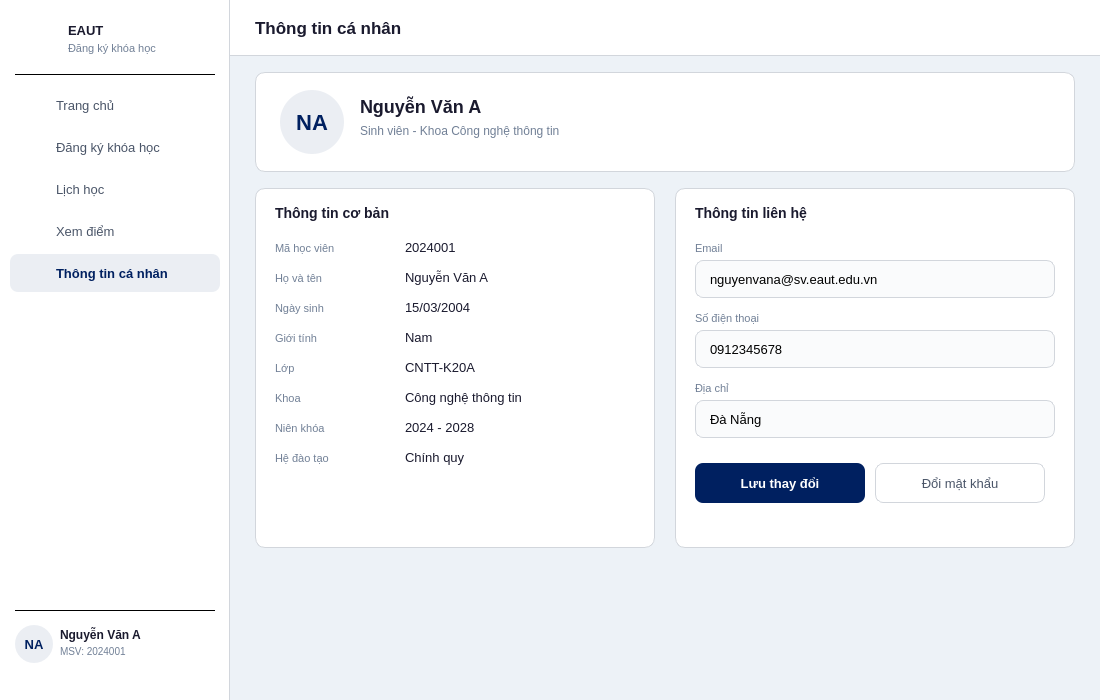
<?xml version="1.0" encoding="UTF-8"?>
<ui version="4.0">
 <class>Profile</class>
 <widget class="QWidget" name="Profile">
  <property name="geometry"><rect><x>0</x><y>0</y><width>1100</width><height>700</height></rect></property>
  <property name="minimumSize"><size><width>1100</width><height>700</height></size></property>
  <property name="windowTitle"><string>EAUT - Thông tin cá nhân</string></property>
  <property name="styleSheet"><string notr="true">QWidget#Profile { background: #edf2f7; }</string></property>

  <!-- SIDEBAR -->
  <widget class="QFrame" name="sidebar">
   <property name="geometry"><rect><x>0</x><y>0</y><width>230</width><height>700</height></rect></property>
   <property name="styleSheet"><string notr="true">QFrame#sidebar { background: #ffffff; border-right: 1px solid #d2d6dc; }</string></property>
   <property name="frameShape"><enum>QFrame::NoFrame</enum></property>

   <widget class="QLabel" name="lblSidebarLogo"><property name="geometry"><rect><x>20</x><y>20</y><width>42</width><height>42</height></rect></property><property name="styleSheet"><string notr="true">background: transparent;</string></property><property name="text"><string/></property><property name="scaledContents"><bool>true</bool></property></widget>
   <widget class="QLabel" name="lblSidebarSchool"><property name="geometry"><rect><x>68</x><y>20</y><width>150</width><height>20</height></rect></property><property name="styleSheet"><string notr="true">color: #1a1a2e; font-size: 13px; font-weight: bold; background: transparent;</string></property><property name="text"><string>EAUT</string></property></widget>
   <widget class="QLabel" name="lblSidebarSub"><property name="geometry"><rect><x>68</x><y>40</y><width>150</width><height>16</height></rect></property><property name="styleSheet"><string notr="true">color: #718096; font-size: 11px; background: transparent;</string></property><property name="text"><string>Đăng ký khóa học</string></property></widget>
   <widget class="QFrame" name="sepTop"><property name="geometry"><rect><x>15</x><y>74</y><width>200</width><height>1</height></rect></property><property name="styleSheet"><string notr="true">background: #d2d6dc;</string></property><property name="frameShape"><enum>QFrame::HLine</enum></property></widget>

   <widget class="QPushButton" name="btnHome"><property name="geometry"><rect><x>10</x><y>86</y><width>210</width><height>38</height></rect></property><property name="styleSheet"><string notr="true">QPushButton { background: transparent; color: #4a5568; border: none; border-radius: 8px; text-align: left; padding-left: 46px; font-size: 13px; } QPushButton:hover { background: #edf2f7; }</string></property><property name="text"><string>Trang chủ</string></property><property name="cursor"><cursorShape>PointingHandCursor</cursorShape></property></widget>
   <widget class="QLabel" name="iconHome"><property name="geometry"><rect><x>24</x><y>95</y><width>18</width><height>18</height></rect></property><property name="styleSheet"><string notr="true">background: transparent;</string></property><property name="text"><string/></property><property name="scaledContents"><bool>true</bool></property></widget>

   <widget class="QPushButton" name="btnRegister"><property name="geometry"><rect><x>10</x><y>128</y><width>210</width><height>38</height></rect></property><property name="styleSheet"><string notr="true">QPushButton { background: transparent; color: #4a5568; border: none; border-radius: 8px; text-align: left; padding-left: 46px; font-size: 13px; } QPushButton:hover { background: #edf2f7; }</string></property><property name="text"><string>Đăng ký khóa học</string></property><property name="cursor"><cursorShape>PointingHandCursor</cursorShape></property></widget>
   <widget class="QLabel" name="iconRegister"><property name="geometry"><rect><x>24</x><y>137</y><width>18</width><height>18</height></rect></property><property name="styleSheet"><string notr="true">background: transparent;</string></property><property name="text"><string/></property><property name="scaledContents"><bool>true</bool></property></widget>

   <widget class="QPushButton" name="btnSchedule"><property name="geometry"><rect><x>10</x><y>170</y><width>210</width><height>38</height></rect></property><property name="styleSheet"><string notr="true">QPushButton { background: transparent; color: #4a5568; border: none; border-radius: 8px; text-align: left; padding-left: 46px; font-size: 13px; } QPushButton:hover { background: #edf2f7; }</string></property><property name="text"><string>Lịch học</string></property><property name="cursor"><cursorShape>PointingHandCursor</cursorShape></property></widget>
   <widget class="QLabel" name="iconSchedule"><property name="geometry"><rect><x>24</x><y>179</y><width>18</width><height>18</height></rect></property><property name="styleSheet"><string notr="true">background: transparent;</string></property><property name="text"><string/></property><property name="scaledContents"><bool>true</bool></property></widget>

   <widget class="QPushButton" name="btnGrades"><property name="geometry"><rect><x>10</x><y>212</y><width>210</width><height>38</height></rect></property><property name="styleSheet"><string notr="true">QPushButton { background: transparent; color: #4a5568; border: none; border-radius: 8px; text-align: left; padding-left: 46px; font-size: 13px; } QPushButton:hover { background: #edf2f7; }</string></property><property name="text"><string>Xem điểm</string></property><property name="cursor"><cursorShape>PointingHandCursor</cursorShape></property></widget>
   <widget class="QLabel" name="iconGrades"><property name="geometry"><rect><x>24</x><y>221</y><width>18</width><height>18</height></rect></property><property name="styleSheet"><string notr="true">background: transparent;</string></property><property name="text"><string/></property><property name="scaledContents"><bool>true</bool></property></widget>

   <widget class="QPushButton" name="btnProfile"><property name="geometry"><rect><x>10</x><y>254</y><width>210</width><height>38</height></rect></property><property name="styleSheet"><string notr="true">QPushButton { background: rgba(0,32,96,0.08); color: #002060; border: none; border-radius: 8px; text-align: left; padding-left: 46px; font-size: 13px; font-weight: bold; }</string></property><property name="text"><string>Thông tin cá nhân</string></property><property name="cursor"><cursorShape>PointingHandCursor</cursorShape></property></widget>
   <widget class="QLabel" name="iconProfile"><property name="geometry"><rect><x>24</x><y>263</y><width>18</width><height>18</height></rect></property><property name="styleSheet"><string notr="true">background: transparent;</string></property><property name="text"><string/></property><property name="scaledContents"><bool>true</bool></property></widget>

   <widget class="QFrame" name="sepBottom"><property name="geometry"><rect><x>15</x><y>610</y><width>200</width><height>1</height></rect></property><property name="styleSheet"><string notr="true">background: #d2d6dc;</string></property><property name="frameShape"><enum>QFrame::HLine</enum></property></widget>
   <widget class="QLabel" name="lblAvatar"><property name="geometry"><rect><x>15</x><y>625</y><width>38</width><height>38</height></rect></property><property name="styleSheet"><string notr="true">background: rgba(0,32,96,0.08); border-radius: 19px; color: #002060; font-size: 13px; font-weight: bold;</string></property><property name="text"><string>NA</string></property><property name="alignment"><set>Qt::AlignCenter</set></property></widget>
   <widget class="QLabel" name="lblStudentName"><property name="geometry"><rect><x>60</x><y>626</y><width>110</width><height>17</height></rect></property><property name="styleSheet"><string notr="true">color: #1a1a2e; font-size: 12px; font-weight: bold; background: transparent;</string></property><property name="text"><string>Nguyễn Văn A</string></property></widget>
   <widget class="QLabel" name="lblStudentId"><property name="geometry"><rect><x>60</x><y>644</y><width>110</width><height>15</height></rect></property><property name="styleSheet"><string notr="true">color: #718096; font-size: 10px; background: transparent;</string></property><property name="text"><string>MSV: 2024001</string></property></widget>
   <widget class="QLabel" name="iconLogout"><property name="geometry"><rect><x>191</x><y>635</y><width>18</width><height>18</height></rect></property><property name="styleSheet"><string notr="true">background: transparent;</string></property><property name="text"><string/></property><property name="scaledContents"><bool>true</bool></property></widget>
   <widget class="QPushButton" name="btnLogout"><property name="geometry"><rect><x>183</x><y>627</y><width>34</width><height>34</height></rect></property><property name="styleSheet"><string notr="true">QPushButton { background: transparent; border: none; } QPushButton:hover { background: #fce8e6; border-radius: 8px; }</string></property><property name="text"><string/></property><property name="cursor"><cursorShape>PointingHandCursor</cursorShape></property><property name="toolTip"><string>Đăng xuất</string></property></widget>
  </widget>

  <!-- CONTENT -->
  <widget class="QFrame" name="contentArea">
   <property name="geometry"><rect><x>230</x><y>0</y><width>870</width><height>700</height></rect></property>
   <property name="styleSheet"><string notr="true">QFrame#contentArea { background: #edf2f7; border: none; }</string></property>
   <property name="frameShape"><enum>QFrame::NoFrame</enum></property>

   <!-- Header -->
   <widget class="QFrame" name="headerBar">
    <property name="geometry"><rect><x>0</x><y>0</y><width>870</width><height>56</height></rect></property>
    <property name="styleSheet"><string notr="true">QFrame#headerBar { background: white; border-bottom: 1px solid #d2d6dc; }</string></property>
    <property name="frameShape"><enum>QFrame::NoFrame</enum></property>
    <widget class="QLabel" name="lblPageTitle"><property name="geometry"><rect><x>25</x><y>0</y><width>300</width><height>56</height></rect></property><property name="styleSheet"><string notr="true">color: #1a1a2e; font-size: 17px; font-weight: bold; background: transparent;</string></property><property name="text"><string>Thông tin cá nhân</string></property><property name="alignment"><set>Qt::AlignLeft|Qt::AlignVCenter</set></property></widget>
   </widget>

   <!-- Avatar card -->
   <widget class="QFrame" name="avatarCard">
    <property name="geometry"><rect><x>25</x><y>72</y><width>820</width><height>100</height></rect></property>
    <property name="styleSheet"><string notr="true">QFrame#avatarCard { background: white; border: 1px solid #d2d6dc; border-radius: 10px; }</string></property>
    <property name="frameShape"><enum>QFrame::NoFrame</enum></property>

    <widget class="QLabel" name="lblProfileAvatar">
     <property name="geometry"><rect><x>25</x><y>18</y><width>64</width><height>64</height></rect></property>
     <property name="styleSheet"><string notr="true">background: rgba(0,32,96,0.08); border-radius: 32px; color: #002060; font-size: 22px; font-weight: bold;</string></property>
     <property name="text"><string>NA</string></property>
     <property name="alignment"><set>Qt::AlignCenter</set></property>
    </widget>

    <widget class="QLabel" name="lblProfileName">
     <property name="geometry"><rect><x>105</x><y>22</y><width>400</width><height>24</height></rect></property>
     <property name="styleSheet"><string notr="true">color: #1a1a2e; font-size: 18px; font-weight: bold; background: transparent;</string></property>
     <property name="text"><string>Nguyễn Văn A</string></property>
    </widget>

    <widget class="QLabel" name="lblProfileRole">
     <property name="geometry"><rect><x>105</x><y>50</y><width>400</width><height>18</height></rect></property>
     <property name="styleSheet"><string notr="true">color: #718096; font-size: 12px; background: transparent;</string></property>
     <property name="text"><string>Sinh viên - Khoa Công nghệ thông tin</string></property>
    </widget>
   </widget>

   <!-- Thong tin co ban -->
   <widget class="QFrame" name="infoCard">
    <property name="geometry"><rect><x>25</x><y>188</y><width>400</width><height>360</height></rect></property>
    <property name="styleSheet"><string notr="true">QFrame#infoCard { background: white; border: 1px solid #d2d6dc; border-radius: 10px; }</string></property>
    <property name="frameShape"><enum>QFrame::NoFrame</enum></property>

    <widget class="QLabel" name="lblInfoTitle">
     <property name="geometry"><rect><x>20</x><y>14</y><width>200</width><height>22</height></rect></property>
     <property name="styleSheet"><string notr="true">color: #1a1a2e; font-size: 14px; font-weight: bold; background: transparent;</string></property>
     <property name="text"><string>Thông tin cơ bản</string></property>
    </widget>

    <!-- Ma SV -->
    <widget class="QLabel" name="lbl01"><property name="geometry"><rect><x>20</x><y>52</y><width>120</width><height>16</height></rect></property><property name="styleSheet"><string notr="true">color: #718096; font-size: 11px; background: transparent;</string></property><property name="text"><string>Mã học viên</string></property></widget>
    <widget class="QLabel" name="valMaSV"><property name="geometry"><rect><x>150</x><y>50</y><width>230</width><height>18</height></rect></property><property name="styleSheet"><string notr="true">color: #1a1a2e; font-size: 13px; background: transparent;</string></property><property name="text"><string>2024001</string></property></widget>

    <!-- Ho ten -->
    <widget class="QLabel" name="lbl02"><property name="geometry"><rect><x>20</x><y>82</y><width>120</width><height>16</height></rect></property><property name="styleSheet"><string notr="true">color: #718096; font-size: 11px; background: transparent;</string></property><property name="text"><string>Họ và tên</string></property></widget>
    <widget class="QLabel" name="valHoTen"><property name="geometry"><rect><x>150</x><y>80</y><width>230</width><height>18</height></rect></property><property name="styleSheet"><string notr="true">color: #1a1a2e; font-size: 13px; background: transparent;</string></property><property name="text"><string>Nguyễn Văn A</string></property></widget>

    <!-- Ngay sinh -->
    <widget class="QLabel" name="lbl03"><property name="geometry"><rect><x>20</x><y>112</y><width>120</width><height>16</height></rect></property><property name="styleSheet"><string notr="true">color: #718096; font-size: 11px; background: transparent;</string></property><property name="text"><string>Ngày sinh</string></property></widget>
    <widget class="QLabel" name="valNgaySinh"><property name="geometry"><rect><x>150</x><y>110</y><width>230</width><height>18</height></rect></property><property name="styleSheet"><string notr="true">color: #1a1a2e; font-size: 13px; background: transparent;</string></property><property name="text"><string>15/03/2004</string></property></widget>

    <!-- Gioi tinh -->
    <widget class="QLabel" name="lbl04"><property name="geometry"><rect><x>20</x><y>142</y><width>120</width><height>16</height></rect></property><property name="styleSheet"><string notr="true">color: #718096; font-size: 11px; background: transparent;</string></property><property name="text"><string>Giới tính</string></property></widget>
    <widget class="QLabel" name="valGioiTinh"><property name="geometry"><rect><x>150</x><y>140</y><width>230</width><height>18</height></rect></property><property name="styleSheet"><string notr="true">color: #1a1a2e; font-size: 13px; background: transparent;</string></property><property name="text"><string>Nam</string></property></widget>

    <!-- Lop -->
    <widget class="QLabel" name="lbl05"><property name="geometry"><rect><x>20</x><y>172</y><width>120</width><height>16</height></rect></property><property name="styleSheet"><string notr="true">color: #718096; font-size: 11px; background: transparent;</string></property><property name="text"><string>Lớp</string></property></widget>
    <widget class="QLabel" name="valLop"><property name="geometry"><rect><x>150</x><y>170</y><width>230</width><height>18</height></rect></property><property name="styleSheet"><string notr="true">color: #1a1a2e; font-size: 13px; background: transparent;</string></property><property name="text"><string>CNTT-K20A</string></property></widget>

    <!-- Khoa -->
    <widget class="QLabel" name="lbl06"><property name="geometry"><rect><x>20</x><y>202</y><width>120</width><height>16</height></rect></property><property name="styleSheet"><string notr="true">color: #718096; font-size: 11px; background: transparent;</string></property><property name="text"><string>Khoa</string></property></widget>
    <widget class="QLabel" name="valKhoa"><property name="geometry"><rect><x>150</x><y>200</y><width>230</width><height>18</height></rect></property><property name="styleSheet"><string notr="true">color: #1a1a2e; font-size: 13px; background: transparent;</string></property><property name="text"><string>Công nghệ thông tin</string></property></widget>

    <!-- Nien khoa -->
    <widget class="QLabel" name="lbl07"><property name="geometry"><rect><x>20</x><y>232</y><width>120</width><height>16</height></rect></property><property name="styleSheet"><string notr="true">color: #718096; font-size: 11px; background: transparent;</string></property><property name="text"><string>Niên khóa</string></property></widget>
    <widget class="QLabel" name="valNienKhoa"><property name="geometry"><rect><x>150</x><y>230</y><width>230</width><height>18</height></rect></property><property name="styleSheet"><string notr="true">color: #1a1a2e; font-size: 13px; background: transparent;</string></property><property name="text"><string>2024 - 2028</string></property></widget>

    <!-- He dao tao -->
    <widget class="QLabel" name="lbl08"><property name="geometry"><rect><x>20</x><y>262</y><width>120</width><height>16</height></rect></property><property name="styleSheet"><string notr="true">color: #718096; font-size: 11px; background: transparent;</string></property><property name="text"><string>Hệ đào tạo</string></property></widget>
    <widget class="QLabel" name="valHeDT"><property name="geometry"><rect><x>150</x><y>260</y><width>230</width><height>18</height></rect></property><property name="styleSheet"><string notr="true">color: #1a1a2e; font-size: 13px; background: transparent;</string></property><property name="text"><string>Chính quy</string></property></widget>
   </widget>

   <!-- Thong tin lien he (co the sua) -->
   <widget class="QFrame" name="contactCard">
    <property name="geometry"><rect><x>445</x><y>188</y><width>400</width><height>360</height></rect></property>
    <property name="styleSheet"><string notr="true">QFrame#contactCard { background: white; border: 1px solid #d2d6dc; border-radius: 10px; }</string></property>
    <property name="frameShape"><enum>QFrame::NoFrame</enum></property>

    <widget class="QLabel" name="lblContactTitle">
     <property name="geometry"><rect><x>20</x><y>14</y><width>200</width><height>22</height></rect></property>
     <property name="styleSheet"><string notr="true">color: #1a1a2e; font-size: 14px; font-weight: bold; background: transparent;</string></property>
     <property name="text"><string>Thông tin liên hệ</string></property>
    </widget>

    <!-- Email -->
    <widget class="QLabel" name="lbl09"><property name="geometry"><rect><x>20</x><y>52</y><width>80</width><height>16</height></rect></property><property name="styleSheet"><string notr="true">color: #718096; font-size: 11px; background: transparent;</string></property><property name="text"><string>Email</string></property></widget>
    <widget class="QLineEdit" name="txtEmail">
     <property name="geometry"><rect><x>20</x><y>72</y><width>360</width><height>38</height></rect></property>
     <property name="styleSheet"><string notr="true">QLineEdit { padding: 8px 12px; border: 1px solid #d2d6dc; border-radius: 8px; font-size: 13px; background: #fafbfc; } QLineEdit:focus { border-color: #002060; background: white; }</string></property>
     <property name="text"><string>nguyenvana@sv.eaut.edu.vn</string></property>
    </widget>

    <!-- SDT -->
    <widget class="QLabel" name="lbl10"><property name="geometry"><rect><x>20</x><y>122</y><width>120</width><height>16</height></rect></property><property name="styleSheet"><string notr="true">color: #718096; font-size: 11px; background: transparent;</string></property><property name="text"><string>Số điện thoại</string></property></widget>
    <widget class="QLineEdit" name="txtPhone">
     <property name="geometry"><rect><x>20</x><y>142</y><width>360</width><height>38</height></rect></property>
     <property name="styleSheet"><string notr="true">QLineEdit { padding: 8px 12px; border: 1px solid #d2d6dc; border-radius: 8px; font-size: 13px; background: #fafbfc; } QLineEdit:focus { border-color: #002060; background: white; }</string></property>
     <property name="text"><string>0912345678</string></property>
    </widget>

    <!-- Dia chi -->
    <widget class="QLabel" name="lbl11"><property name="geometry"><rect><x>20</x><y>192</y><width>120</width><height>16</height></rect></property><property name="styleSheet"><string notr="true">color: #718096; font-size: 11px; background: transparent;</string></property><property name="text"><string>Địa chỉ</string></property></widget>
    <widget class="QLineEdit" name="txtAddress">
     <property name="geometry"><rect><x>20</x><y>212</y><width>360</width><height>38</height></rect></property>
     <property name="styleSheet"><string notr="true">QLineEdit { padding: 8px 12px; border: 1px solid #d2d6dc; border-radius: 8px; font-size: 13px; background: #fafbfc; } QLineEdit:focus { border-color: #002060; background: white; }</string></property>
     <property name="text"><string>Đà Nẵng</string></property>
    </widget>

    <!-- Nut -->
    <widget class="QPushButton" name="btnSave">
     <property name="geometry"><rect><x>20</x><y>275</y><width>170</width><height>40</height></rect></property>
     <property name="styleSheet"><string notr="true">QPushButton { background: #002060; color: white; border: none; border-radius: 8px; font-size: 13px; font-weight: bold; } QPushButton:hover { background: #001a4d; }</string></property>
     <property name="text"><string>Lưu thay đổi</string></property>
     <property name="cursor"><cursorShape>PointingHandCursor</cursorShape></property>
    </widget>

    <widget class="QPushButton" name="btnChangePass">
     <property name="geometry"><rect><x>200</x><y>275</y><width>170</width><height>40</height></rect></property>
     <property name="styleSheet"><string notr="true">QPushButton { background: white; color: #4a5568; border: 1px solid #d2d6dc; border-radius: 8px; font-size: 13px; } QPushButton:hover { background: #edf2f7; }</string></property>
     <property name="text"><string>Đổi mật khẩu</string></property>
     <property name="cursor"><cursorShape>PointingHandCursor</cursorShape></property>
    </widget>
   </widget>
  </widget>
 </widget>
 <resources/>
 <connections/>
</ui>
